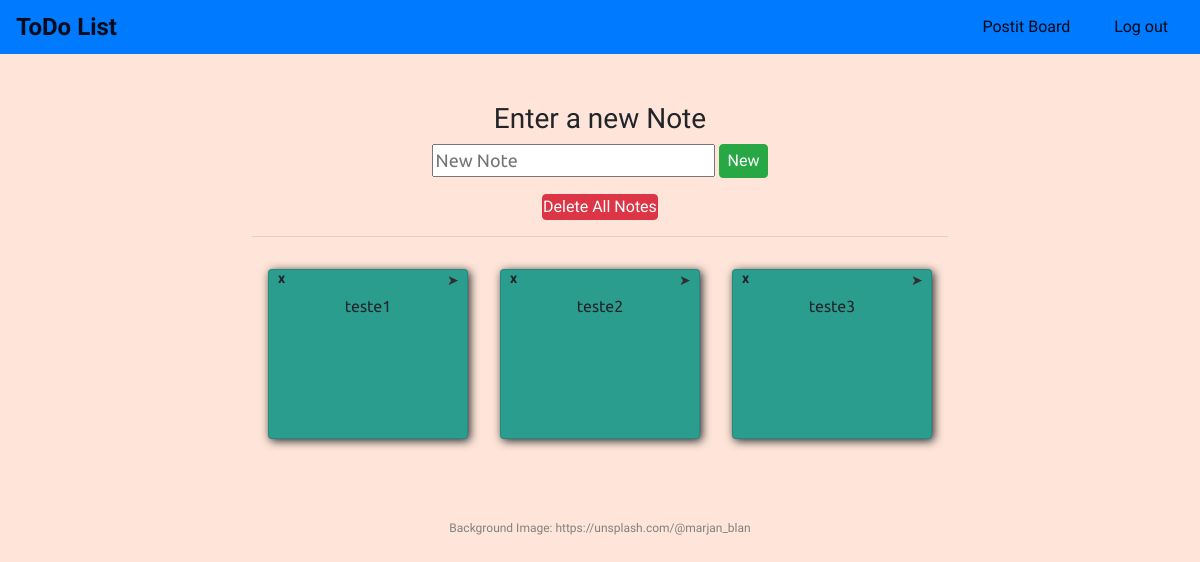
Before: / (signed in) with the older database file.
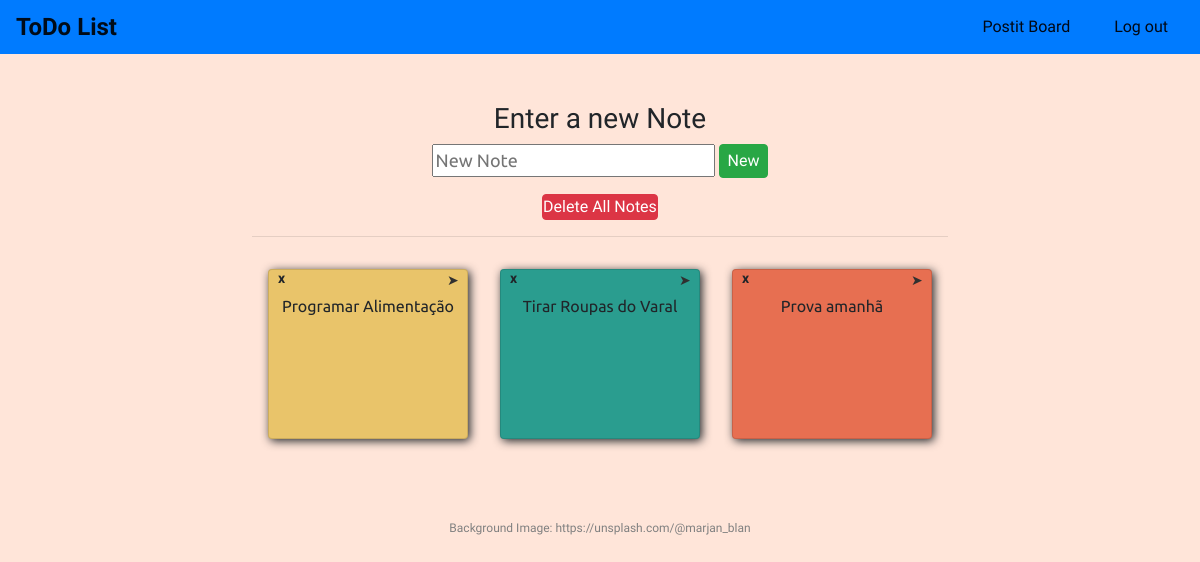
After: the same page with the newer database file.
### tables this page shows
CREATE TABLE notes (
id INTEGER PRIMARY KEY AUTOINCREMENT,
content TEXT,
color TEXT,
userid INTEGER,
FOREIGN KEY (userid) REFERENCES users(id));

### app.py (the view)
@app.route('/', methods=["GET", "POST"])
@login_required
def index():
    with sqlite3.connect("accounts.db") as database:
        db = database.cursor()
        userNotes = db.execute(
            "SELECT * FROM notes WHERE userid = ?", (session["user_id"], )).fetchall()
        if request.method == "POST":
            db.execute("INSERT INTO notes (content, color, userid) VALUES(?,?,?)",
                       (request.form.get("content"), "#2a9d8f", session["user_id"], ))
            database.commit()
            return redirect("/")
        elif request.method == "GET":
            return render_template("index.html", userNotes=userNotes)

### app.py (called while the page is built)
def login_required(f):
    @wraps(f)
    def decorated_function(*args, **kwargs):
        if session.get("user_id") is None:
            return redirect("login")
        return f(*args, **kwargs)
    return decorated_function

### templates/index.html (shortened to what this page needs)
{% extends "layout.html" %}
{% block main %}
<br>
<div>
    <div class="d-inline-flex flex-column flex-wrap justify-content-center" id="management">
        <h3>Enter a new Note</h3>
        <form action="/" method="post">
            <input type="text" placeholder="New Note" name="content" autocomplete="off" autofocus id="content">
            <button class="btn btn-success mt-0 p-1 px-2" id="btn_new">New</button>
        </form>
        <form onsubmit="return confirm('Do you really want to delete all of your notes?')" action="/deleteAll" method="post">
            <button  class="btn btn-danger mt-3 p-0" id="deletion">Delete All Notes</button>
        </form>
    </div>
    <br>
    <hr>
    <div>
        <p id="parag">
        <ol class="d-flex flex-row justify-content-center flex-wrap" id="current">
            {% for row in userNotes %}
            <li style="background-color:{{ row[2] }}" class='m-3 card'>
                <div class='d-flex justify-content-around m-0 p-0'>
                    <form action="/remove" method="post">
                        <button name="removeBtn" value="{{ row[0] }}" class='btn btn-sm'><b>x</b></button>
                    </form>
                    <input class='ml-auto' onclick='toggle_Palette(this)' id='colorPick' type='checkbox'>
                </div>
                <div class='card-body px-1 pb-2 pt-0'>
                    {{ row[1] }}
                </div>
            </li>
            {% endfor %}
        </ol>
        </p>
    </div>
</div>
{% endblock %}

### templates/layout.html (shortened to what this page needs)
<!DOCTYPE html>
<html lang="en">
<head>
    <link rel="stylesheet" href="https://cdn.jsdelivr.net/npm/bootstrap-icons@1.5.0/font/bootstrap-icons.css">
    <link rel="stylesheet" href="https://stackpath.bootstrapcdn.com/bootstrap/4.4.1/css/bootstrap.min.css"
>
    <link rel="stylesheet" href="/static/styles.css">
</head>
<body>
    <nav class="navbar navbar-expand justify-content-center navbar-light bg-primary py-1">
        <a href="" class="navbar-brand"><b>ToDo List</b></a>
        <div class="navbar navbar-collapse" id="navbar">
            {% if session.user_id %}
                <a href="/">Postit Board</a>
                <span><a href="/logout">Log out</a></span>
            {% else %}
                <a href="/login">Login</a>
                <a href="/register">Register</a>
            {% endif %}
        </div>
    </nav>
    <main class="d-flex justify-content-center pt-5 pb-5">
        {% block main %}{% endblock %}
    </main>
</body>
<footer>
    <div>
        Background Image: https://unsplash.com/@marjan_blan
    </div>
</footer>
</html>

### static/styles.css (style rules this page uses)
* { font-family: 'Kirang Haerang', cursive; }
.navbar { margin-left: auto; flex-grow: 0.05; }
.navbar-brand { font-size: 150% !important; text-align: center; }
#navbar a { color:#000814; margin: 0; }
body { text-align: center; background-color: #ffe5d9; background-image: url("wallpaper.jpg"); background-size: cover; }
footer { font-size: 12px; color: gray; }
#management form button { vertical-align: top !important; }
input { font-size: 18px !important; font-family: 'Ubuntu', sans-serif; }
ol { justify-content: center; padding: 0; }
li { height:170px; width: 200px; display: inline; padding: 0; box-shadow: 2px 2px 10px; font-family: 'Ubuntu', sans-serif !important; }
li div { font-family: 'Ubuntu', sans-serif !important; }
li button { background-color: none; margin-top: -7px !important; }
li input { display: inline; }
li div input { -webkit-appearance: none; background-color: none; border: none; padding: 9px; width:20px; height: 20px; display: inline-block; content: '\27A4'; }
li div input:not(:checked):after { content: '\27A4'; font-size: 14px; display:block; color: #303030; cursor: pointer; }

Changed rows visible on the page:
removed notes: {{ row[0] }} 19 (drawn), content "teste1"
removed notes: {{ row[0] }} 20 (drawn), content "teste2"
removed notes: {{ row[0] }} 21 (drawn), content "teste3"
added notes: {{ row[0] }} 22 (drawn), content "Programar Alimentação", color "#e9c46a" (drawn)
added notes: {{ row[0] }} 23 (drawn), content "Tirar Roupas do Varal"
added notes: {{ row[0] }} 24 (drawn), content "Prova amanhã", color "#e76f51" (drawn)
